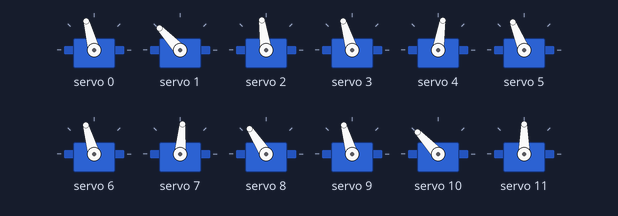
Recording of a sketch running on a simulated Arduino Uno, built with avr-gcc and run on an emulated ATmega328P. Shown: 12 × servo. No radio packets arrive unless stated.

Above: at 0.22 s.
At 6.8 s:
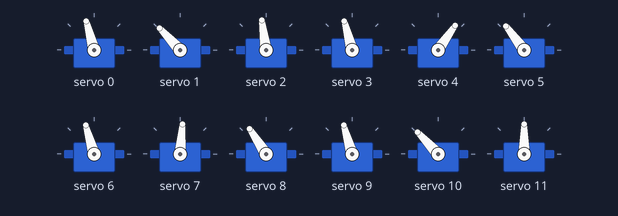
At 21.3 s:
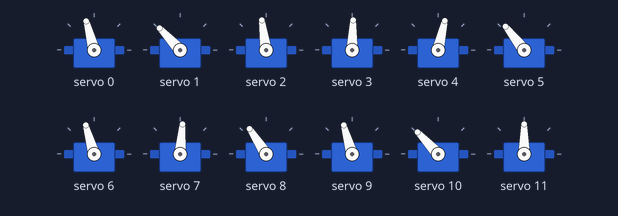
At 38.2 s:
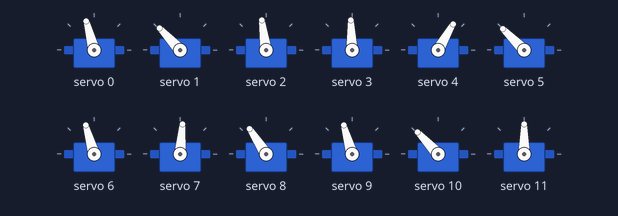
Timing chart, 0 to 40.0 s (numbered marks = the images above):
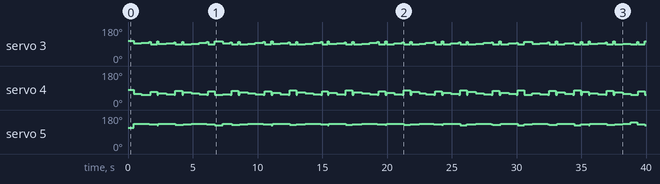

Measured:
- by itself, servo 3: 107° → 94° at 0.43 s, → 97° 0.61 s later, → 102° 0.61 s later, → 89° 0.10 s later, … (98 changes in this stretch)
- by itself, servo 5: 112° → 135° at 0.43 s, → 132° 1.2 s later, → 126° 0.61 s later, → 135° 0.10 s later, … (78 changes in this stretch)

The sketch:

Remote_spirder.ino
```cpp
#include <SPI.h>
#include "nRF24L01.h"
#include "RF24.h"
#include <Wire.h>
#include <Adafruit_PWMServoDriver.h>
#include <math.h>
#include <string.h>

#define SERVO_FREQ 60

RF24 radio(9, 10);
const byte address[6] = "10101";
double claw = 83, connecter = 55, initial = 33, last_posx = 60, last_posy = 60, last_posz = 60;
struct Data_Package {
  byte j1PotX;
  byte j1PotY;
  byte j2PotX;
  byte j2PotY;
  byte Arrows;
  byte Circle;
  byte Square;
  byte Triangle;
  byte Ex;
};
Data_Package data;
Adafruit_PWMServoDriver Servo1 = Adafruit_PWMServoDriver();
Adafruit_PWMServoDriver Servo2 = Adafruit_PWMServoDriver();
Adafruit_PWMServoDriver Servo3 = Adafruit_PWMServoDriver();
Adafruit_PWMServoDriver Servo4 = Adafruit_PWMServoDriver();
Adafruit_PWMServoDriver Servo5 = Adafruit_PWMServoDriver();
Adafruit_PWMServoDriver Servo6 = Adafruit_PWMServoDriver();
Adafruit_PWMServoDriver Servo7 = Adafruit_PWMServoDriver();
Adafruit_PWMServoDriver Servo8 = Adafruit_PWMServoDriver();
Adafruit_PWMServoDriver Servo9 = Adafruit_PWMServoDriver();
Adafruit_PWMServoDriver Servo10 = Adafruit_PWMServoDriver();
Adafruit_PWMServoDriver Servo11 = Adafruit_PWMServoDriver();
Adafruit_PWMServoDriver Servo12 = Adafruit_PWMServoDriver();
void setup() {
  Servo1.begin();
  Servo2.begin();
  Servo3.begin();
  Servo4.begin();
  Servo5.begin();
  Servo6.begin();
  Servo7.begin();
  Servo8.begin();
  Servo9.begin();
  Servo10.begin();
  Servo11.begin();
  Servo12.begin();

  Servo1.setPWMFreq(SERVO_FREQ);
  Servo2.setPWMFreq(SERVO_FREQ);
  Servo3.setPWMFreq(SERVO_FREQ);
  Servo4.setPWMFreq(SERVO_FREQ);
  Servo5.setPWMFreq(SERVO_FREQ);
  Servo6.setPWMFreq(SERVO_FREQ);
  Servo7.setPWMFreq(SERVO_FREQ);
  Servo8.setPWMFreq(SERVO_FREQ);
  Servo9.setPWMFreq(SERVO_FREQ);
  Servo10.setPWMFreq(SERVO_FREQ);
  Servo11.setPWMFreq(SERVO_FREQ);
  Servo12.setPWMFreq(SERVO_FREQ);

  Serial.begin(9600);
  radio.begin();
  radio.openReadingPipe(0, address);
  radio.setAutoAck(false);
  radio.setDataRate(RF24_250KBPS);
  radio.setPALevel(RF24_PA_LOW);
  radio.startListening();
  Default();
}
void loop() {
  double ServoDeg, a;
  char cons = Serial.read();
  /*if (radio.available()) {
    radio.read(&data, sizeof(Data_Package));
    Serial.println(data.j1PotX);
    Serial.println(data.j2PotY);
    if(data.Square==1){
      int j1x=map(data.j1PotX,0,255,40,-40),j1y=map(data.j1PotY,0,255,-40,40);
      BodyMove(j1x,j1y,60);
    }


    if (cons == '+') {
      Servo3.setPWM(2, 0, 675);
    } else if (cons == '-') {
      Servo3.setPWM(2, 0, 130);
    } else if (cons == '0') {
      Default();
    } else if (cons == '1' || cons == 't') {
      Twerk();
    } else if (cons == '2') {
      Dance();
    } else if (cons == '3') {
      Walk();
    } else if (cons == '4') {
    }
  }*/
  BodyMovetest();
}
void Default() {
  Pos1(70, 70, 60);
  Pos2(70, 70, 60);
  Pos3(70, 70, 60);
  Pos4(70, 70, 60);
}
void Twerk() {
  for (int i = 0 ; i <= 41 ; i++) {
    Pos1(0, 60, 60);
    Pos2(60, 0, 60);
    Pos3(0, 60, 60);
    Pos4(60, 0, 60);
    delay(200);
    Pos3(0, 60, 40);
    Pos4(60, 0, 40);
    delay(200);
  }
}
void Dance() {
  for (int i = 60 ; i > 20 ; i -= 3 ) {
    Pos1(60, 60, i);
    Pos2(60, 60, i);
    Pos3(60, 60, i);
    Pos4(60, 60, i);
    delay(20);
  }
  for (int i = 20 ; i <= 60 ; i += 3 ) {
    Pos1(60, 60, i);
    Pos2(60, 60, i);
    Pos3(60, 60, i);
    Pos4(60, 60, i);
    delay(20);
  }
}
void Walk() {
  int t = 400;
  BodyMove(0, -10, 60);
  delay(t);
  Pos4(70, 20, 40);
  delay(t);
  Pos4(70, 20, 60);
  delay(t);
  for (int i = 0 ; i < 5 ; i++) {
    Pos2(70, 120, 0);
    delay(t);
    Pos2(70, 120, 60);
    delay(t);
    Pos1(70, 20, 60);
    Pos2(70, 70, 60);
    Pos3(70, 120, 60);
    Pos4(70, 70, 60);
    delay(t);
    Pos3(70, 20, 40);
    delay(t);
    Pos3(70, 20, 60);
    delay(t);
    Pos1(70, 120, 0);
    delay(t);
    Pos1(70, 120, 60);
    delay(t);
    Pos1(70, 70, 60);
    Pos2(70, 20, 60);
    Pos3(70, 70, 60);
    Pos4(70, 20, 60);
    delay(t);
  }
}
void Walktest(int xchange[4], int ychange[4]) {
  int i, t = 600, lastposx[4] = {70, 70, 70, 70}, lastposy[4] = {70, 70, 70, 70};
  Pos4(70, (lastposy[3] - ychange[3]), 40);
  delay(t);
  Pos4(70, lastposy[3] = (lastposy[3] - ychange[3]), 60);
  delay(t);
  Pos2(70, (lastposy[1] + ychange[1]), 0);
  delay(t);
  Pos2(70, lastposy[1] = (lastposy[1] + ychange[1]), 60);
  delay(t);
  Pos1(70, lastposy[0] = (lastposy[0] - ychange[0]), 60);
  Pos2(70, lastposy[1] = (lastposy[1] - ychange[1]), 60);
  Pos3(70, lastposy[2] = (lastposy[2] + ychange[2]), 60);
  Pos4(70, lastposy[3] = (lastposy[3] + ychange[3]), 60);
  delay(t);
  Pos3(70, lastposy[2] - 2 * ychange[2], 40);
  delay(t);
  Pos3(70, lastposy[2] = (lastposy[2] - 2 * ychange[2]), 60);
  delay(t);
  Pos1(70, lastposy[0] + 2 * ychange[0], 0);
  delay(t);
  Pos1(70, lastposy[0] = (lastposy[0] + 2 * ychange[0]), 60);
  delay(t);
  Pos1(70, lastposy[0] - ychange[0], 60);
  Pos2(70, lastposy[1] - ychange[1], 60);
  Pos3(70, lastposy[2] + ychange[2], 60);
  Pos4(70, lastposy[3] - ychange[3], 60);
  delay(t);
}
void Pos1(float posx, float posy, float posz) {
  double al, al1, al2, bet, gam, L, L1 = sqrt(posx * posx + posy * posy), VServo3, VServo2, VServo1;
  L = sqrt(posz * posz + (L1 - initial) * (L1 - initial));
  al1 = (180 * (acos(posz / L)) / PI);
  al2 = (180 * (acos((claw * claw - connecter * connecter - L * L) / (-2 * connecter * L)))) / PI;
  gam = ((180 * (atan(posx / posy))) / PI + 45);
  bet = (180 * acos((L * L - claw * claw - connecter * connecter) / (-2 * claw * connecter))) / PI;
  al = (al1 + al2);
  VServo1 = map(gam, 0, 180, 130, 670);
  VServo2 = map(al, 0, 180, 130, 675);
  VServo3 = map(bet, 0, 180, 150, 690);
  //Serial.println("=====================");
  //Serial.print(gam);
  //Serial.print("\t");
  //Serial.print(al);
  //Serial.print("\t");
  //Serial.print(bet);
  //Serial.print("\n");
  Servo1.setPWM(0, 0, VServo1);
  Servo2.setPWM(1, 0, VServo2);
  Servo3.setPWM(2, 0, VServo3);
}
void Pos2(float posx, float posy, float posz) {
  double al, al1, al2, bet, gam, L, L1 = sqrt(posx * posx + posy * posy), VServo3, VServo2, VServo1;
  L = sqrt(posz * posz + (L1 - initial) * (L1 - initial));
  al1 = (180 * (acos(posz / L)) / PI);
  al2 = (180 * (acos((claw * claw - connecter * connecter - L * L) / (-2 * connecter * L)))) / PI;
  gam = ((180 * (atan(posy / posx))) / PI + 45);
  bet = (180 * acos((L * L - claw * claw - connecter * connecter) / (-2 * claw * connecter))) / PI;
  al = 180 - (al1 + al2);
  VServo1 = map(gam, 0, 180, 130, 680);
  VServo2 = map(al, 0, 180, 130, 700);
  VServo3 = map(bet, 0, 180, 630, 130);
  //Serial.print(gam);
  //Serial.print("\t");
  //Serial.print(al);
  //Serial.print("\t");
  //Serial.print(bet);
  //Serial.print("\n");
  Servo4.setPWM(3, 0, VServo1);
  Servo5.setPWM(4, 0, VServo2);
  Servo6.setPWM(5, 0, VServo3);
}
void Pos3(float posx, float posy, float posz) {
  double al, al1, al2, bet, gam, L, L1 = sqrt(posx * posx + posy * posy), VServo3, VServo2, VServo1;
  L = sqrt(posz * posz + (L1 - initial) * (L1 - initial));
  al1 = (180 * (acos(posz / L)) / PI);
  al2 = (180 * (acos((claw * claw - connecter * connecter - L * L) / (-2 * connecter * L)))) / PI;
  gam = ((180 * (atan(posy / posx))) / PI + 45);
  bet = (180 * acos((L * L - claw * claw - connecter * connecter) / (-2 * claw * connecter))) / PI;
  al = 180 - (al1 + al2);
  VServo1 = map(gam, 0, 180, 130, 675);
  VServo2 = map(al, 0, 180, 130, 730); //2000
  VServo3 = map(bet, 0, 180, 680, 130);
  //Serial.print(gam);
  //Serial.print("\t");
  //Serial.print(al);
  //Serial.print("\t");
  //Serial.print(bet);
  //Serial.print("\n");
  Servo7.setPWM(6, 0, VServo1);
  Servo8.setPWM(7, 0, VServo2);
  Servo9.setPWM(8, 0, VServo3);
}
void Pos4(float posx, float posy, float posz) {
  double al, al1, al2, bet, gam, L, L1 = sqrt(posx * posx + posy * posy), VServo3, VServo2, VServo1;
  L = sqrt(posz * posz + (L1 - initial) * (L1 - initial));
  al1 = (180 * (acos(posz / L)) / PI);
  al2 = (180 * (acos((claw * claw - connecter * connecter - L * L) / (-2 * connecter * L)))) / PI;
  gam = ((180 * (atan(posx / posy))) / PI + 45);
  bet = (180 * acos((L * L - claw * claw - connecter * connecter) / (-2 * claw * connecter))) / PI;
  al = (al1 + al2);
  VServo1 = map(gam, 0, 180, 130, 675);
  VServo2 = map(al, 0, 180, 130, 675);
  VServo3 = map(bet, 0, 180, 130, 670);
  //Serial.print(gam);
  //Serial.print("\t");
  //Serial.print(al);
  //Serial.print("\t");
  //Serial.print(bet);
  //Serial.print("\n");
  Servo10.setPWM(9, 0, VServo1);
  Servo11.setPWM(10, 0, VServo2);
  Servo12.setPWM(11, 0, VServo3);
}
void BodyMove(int posx, int posy, int posz) {
  Pos1(60 + posx, 60 - posy, posz);
  Pos2(60 - posx, 60 - posy, posz);
  Pos3(60 + posx, 60 + posy, posz);
  Pos4(60 - posx, 60 + posy, posz);
}
void BodyMovetest() {
    int Speed=100;
    double posz = sin(millis()/Speed);
    double posy = cos(millis()/Speed);
    double posx = sin(millis()/Speed);

    if(posz<=60)posz=60;

    //BodyMove(posx*10,posy*10,60);
    if( posx<0 && posy<0){
      Pos2( 70, sin(millis()/Speed)*30+70, cos(millis()/Speed)*20+60);
    }else if( posx<0 && posy>0){
      //Pos3( 70, sin(millis()/Speed+PI/2)*30+70 , cos(millis()/Speed+PI/2)*20+60);
    }else if( posx>0 && posy>0){
      //Pos4( 70, sin(millis()/Speed+PI)*30+70  , cos(millis()/Speed + PI)*20+60);
    }else if( posx>0 && posy<0){
      //Pos1( 70, sin(millis()/Speed+3*PI/2)*30+70,cos(millis()/Speed + 3*PI/2)*20+60);
    }
    //Pos1(posx,posy,posz);

    delay(100);
}
```
